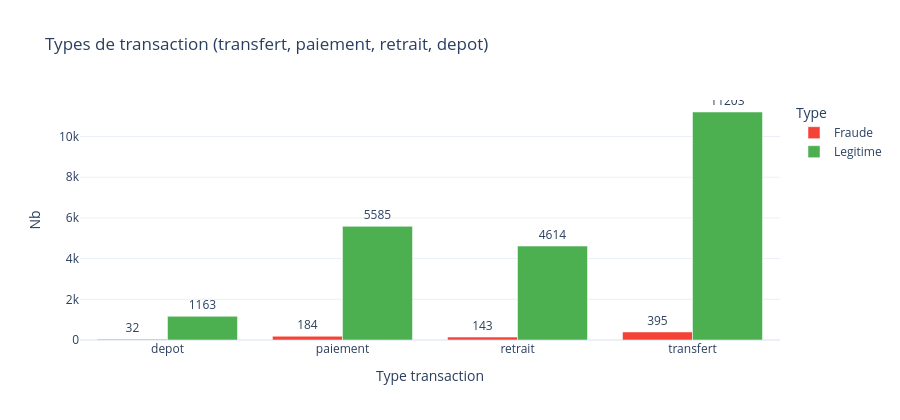

Here is the notebook cell this chart was saved with:
### Code cell
# Types de transaction
type_df = tx.groupby(['type_transaction', 'type']).size().reset_index(name='nb')

fig = px.bar(type_df, x='type_transaction', y='nb', color='type', barmode='group', text='nb',
             color_discrete_map={'Legitime': LEGIT, 'Fraude': FRAUD},
             title='Types de transaction (transfert, paiement, retrait, depot)',
             labels={'type_transaction': 'Type transaction', 'nb': 'Nb', 'type': 'Type'})
fig.update_traces(textposition='outside')
fig.update_layout(height=420)
fig.show()

### Figure 1 — Plotly figure (JSON) as saved in the notebook; plotly's stock layout.template omitted (floating-point values rounded to 4 significant figures)
{"data": [{"alignmentgroup": "True", "hovertemplate": "Type=Fraude<br>Type transaction=%{x}<br>Nb=%{text}<extra></extra>", "legendgroup": "Fraude", "marker": {"color": "#F44336", "pattern": {"shape": ""}}, "name": "Fraude", "offsetgroup": "Fraude", "orientation": "v", "showlegend": true, "text": [32.0, 184.0, 143.0, 395.0], "textposition": "outside", "type": "bar", "x": ["depot", "paiement", "retrait", "transfert"], "xaxis": "x", "y": [32, 184, 143, 395], "yaxis": "y"}, {"alignmentgroup": "True", "hovertemplate": "Type=Legitime<br>Type transaction=%{x}<br>Nb=%{text}<extra></extra>", "legendgroup": "Legitime", "marker": {"color": "#4CAF50", "pattern": {"shape": ""}}, "name": "Legitime", "offsetgroup": "Legitime", "orientation": "v", "showlegend": true, "text": [1163.0, 5585.0, 4614.0, 11200.0], "textposition": "outside", "type": "bar", "x": ["depot", "paiement", "retrait", "transfert"], "xaxis": "x", "y": [1163, 5585, 4614, 11203], "yaxis": "y"}], "layout": {"barmode": "group", "height": 420, "legend": {"title": {"text": "Type"}, "tracegroupgap": 0}, "title": {"text": "Types de transaction (transfert, paiement, retrait, depot)"}, "xaxis": {"anchor": "y", "domain": [0, 1], "title": {"text": "Type transaction"}}, "yaxis": {"anchor": "x", "domain": [0, 1], "title": {"text": "Nb"}}}}
